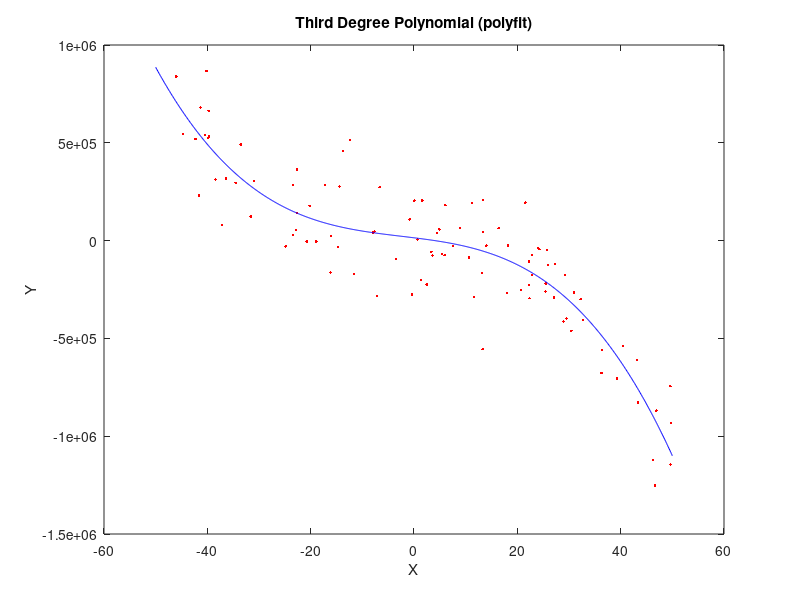

Write MATLAB code to recreate this figure. (Note: this script raises an error after producing the figure.)
%Simple linear regression

%read in data points from a file
%split them into x and y coordinates
points = importdata('random_points_1.csv',',',1);
points.colheaders
X = points.data(:,1);
Y = points.data(:,2);

%trying to find m and b so that the sum of the squared residuals is
%minimized in y = mx + b

%first lets find the sample averages for the x and y values
%in general a bar = 1/n * sum ai for 1 <= i <= n
%writing a general function might make sense then
xb = 1/length(X);
xSum = 0;
for i = 1:length(X);
  xSum = xSum + X(i);
end
xb = xb * xSum;

yb = 1/length(Y);
ySum = 0;
for i = 1:length(Y);
  ySum = ySum + Y(i);
end
yb = yb * ySum;

%but Matlab has both a sum and a mean function!
xb = mean(X);
yb = mean(Y);

%now let's find m
%m = (sum of (xi - xb)(yi - yb) for 1 <= i <= n) / (sum of (xi - xb)^2 for 1 <= i <= n)
nume = 0;
denom = 0;
for i = 1:length(X);
  nume = nume + (X(i) - xb)*(Y(i) - yb);
  denom = denom + (X(i) - xb)^2;
end
m = nume/denom

%b = yb - m(xb)
b = yb - m*xb

%plot the data and the line we found
%figure(1)
%plot(X, Y, 'r.', linspace(-10,10,1000), m * linspace(-10,10,1000) + b, 'b-')
%title('Linear Regression')
%xlabel('X')
%ylabel('Y')

%we can also calculate r^2
xyb = mean(X.*Y);
xb2 = mean(X.^2);
yb2 = mean(Y.^2);
r = (xyb - xb*yb)/(sqrt((xb2 - xb^2)*(yb2 - yb^2)));
r^2


%But wait! Matlab has a number of built in curve fitting functions
%We'll take a look at polyfit and fit

%polyfit
%http://www.mathworks.com/help/matlab/ref/polyfit.html?refresh=true
%takes a list of the x coordinates, a list of corresponding y coordinates, and the degree of the polynomial
%returns [p,S,mu] where p is a list of coefficients for the fit in descending order of power, S can be given to polyval to get error estimates, and mu is [mean(x), std(x)]

%let's compare to your implementation
p = polyfit(X, Y, 1)

%figure(2)
%polyval can be used to evaluate the fit
%plot(X, Y, 'r.', linspace(-10,10,1000), polyval(p, linspace(-10,10,1000)), 'b-')
%title('Linear Regression (polyfit)')
%xlabel('X')
%ylabel('Y')

%Of course this can be used on more complicated functions
%lets read in points from another file
%these are from a third degree polynomial
points = importdata('random_points_3.csv',',',1);
points.textdata
X3 = points.data(:,1);
Y3 = points.data(:,2);

p = polyfit(X3, Y3, 3)

figure(3)
plot(X3, Y3, 'r.', linspace(-50,50,1000), polyval(p, linspace(-50,50,1000)), 'b-')
title('Third Degree Polynomial (polyfit)')
xlabel('X')
ylabel('Y')


%The last curve fitting function we'll look at is fit
%http://www.mathworks.com/help/curvefit/fit.html
%fit has a number of different argument and output combinations
%here we will use the most basic

%gof contains goodness of fit statistics
[theFit, gof] = fit(X, Y, 'poly1');
theFit
gof

figure(4)
plot(theFit, 'b-', X, Y, 'r.')
title('Linear Fit (fit)')
xlabel('X')
ylabel('Y')

%now use fit on the third degree polynomial
func = fittype( @(a,b,c,d,x) a*x.^3+b*x.^2+c*x+d )
options = fitoptions('Method', 'NonlinearLeastSquares', 'StartPoint', [-8, -31, 559, 39219])
[theFit3, gof3] = fit(X, Y, func, options);
theFit3
gof3

figure(5)
plot(theFit3, 'b-', X3, Y3, 'r.')
title('Third Degree Polynomail (fit)')
xlabel('X')
ylabel('Y')


%ok, now lets try to use fit to get a curve for the image data you produced
%
